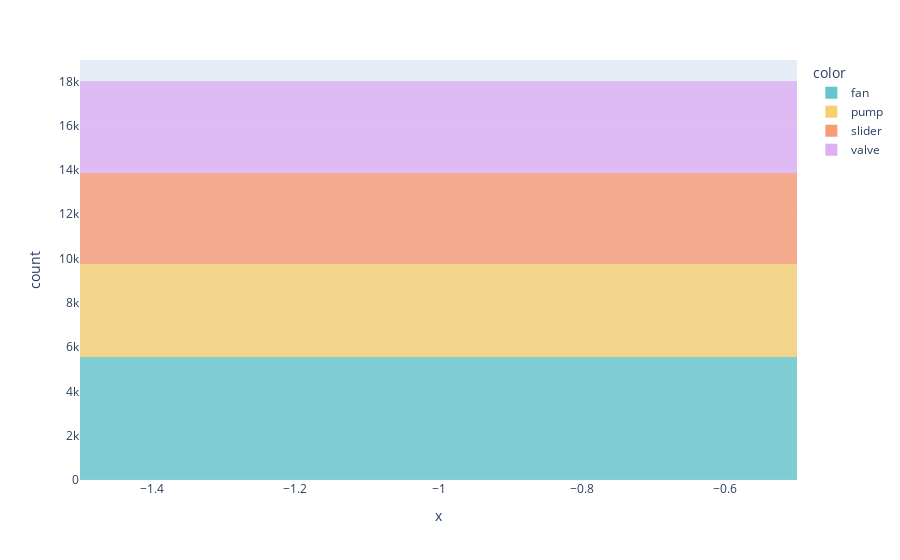

Notebook code for this chart:
### Code cell
fig = px.histogram(
    color=metadata['machine'], 
    x=labels, 
    opacity = 0.8, 
    color_discrete_sequence=px.colors.qualitative.Pastel)
fig.show()

# Using the supposedly optimal number of clusters We get this distribution.
# clusters 4, 8 and 13 seem almost entirely normal.
# The distribution of the abnormal samples is spaced out, but there are some entirely different ones there.

### Figure 1 — Plotly figure (JSON) as saved in the notebook; plotly's stock layout.template omitted (floating-point values rounded to 4 significant figures; data arrays with more than 128 entries replaced by an {"elided": "..."} marker saying what was removed)
{"data": [{"alignmentgroup": "True", "bingroup": "x", "hovertemplate": "color=fan<br>x=%{x}<br>count=%{y}<extra></extra>", "legendgroup": "fan", "marker": {"color": "rgb(102, 197, 204)", "opacity": 0.8, "pattern": {"shape": ""}}, "name": "fan", "offsetgroup": "fan", "orientation": "v", "showlegend": true, "type": "histogram", "x": {"elided": "5550 int values"}, "xaxis": "x", "yaxis": "y"}, {"alignmentgroup": "True", "bingroup": "x", "hovertemplate": "color=pump<br>x=%{x}<br>count=%{y}<extra></extra>", "legendgroup": "pump", "marker": {"color": "rgb(246, 207, 113)", "opacity": 0.8, "pattern": {"shape": ""}}, "name": "pump", "offsetgroup": "pump", "orientation": "v", "showlegend": true, "type": "histogram", "x": {"elided": "4205 int values"}, "xaxis": "x", "yaxis": "y"}, {"alignmentgroup": "True", "bingroup": "x", "hovertemplate": "color=slider<br>x=%{x}<br>count=%{y}<extra></extra>", "legendgroup": "slider", "marker": {"color": "rgb(248, 156, 116)", "opacity": 0.8, "pattern": {"shape": ""}}, "name": "slider", "offsetgroup": "slider", "orientation": "v", "showlegend": true, "type": "histogram", "x": {"elided": "4094 int values"}, "xaxis": "x", "yaxis": "y"}, {"alignmentgroup": "True", "bingroup": "x", "hovertemplate": "color=valve<br>x=%{x}<br>count=%{y}<extra></extra>", "legendgroup": "valve", "marker": {"color": "rgb(220, 176, 242)", "opacity": 0.8, "pattern": {"shape": ""}}, "name": "valve", "offsetgroup": "valve", "orientation": "v", "showlegend": true, "type": "histogram", "x": {"elided": "4170 int values"}, "xaxis": "x", "yaxis": "y"}], "layout": {"barmode": "relative", "legend": {"title": {"text": "color"}, "tracegroupgap": 0}, "margin": {"t": 60}, "xaxis": {"anchor": "y", "domain": [0, 1], "title": {"text": "x"}}, "yaxis": {"anchor": "x", "domain": [0, 1], "title": {"text": "count"}}}}
